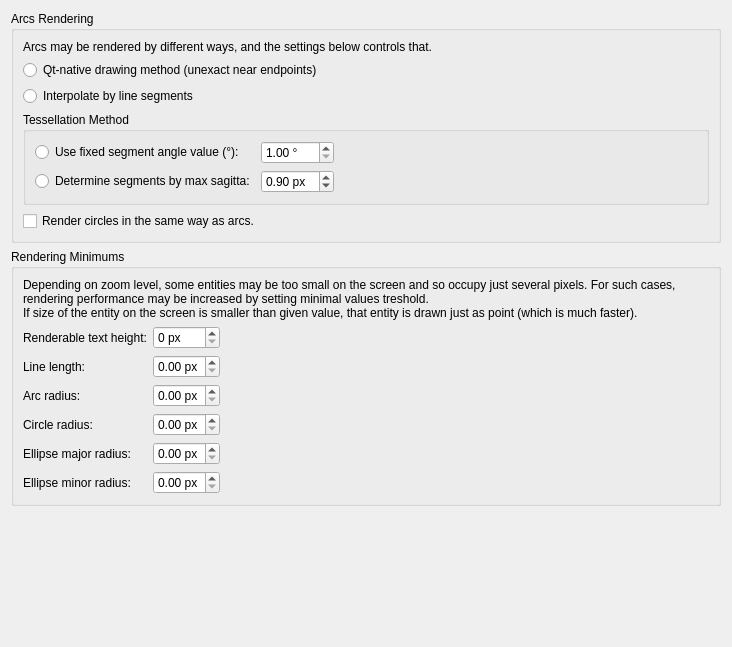
<?xml version="1.0" encoding="UTF-8"?>
<ui version="4.0">
 <class>LC_SettingsPageRendererAdvanced</class>
 <widget class="QWidget" name="LC_SettingsPageRendererAdvanced">
  <property name="geometry">
   <rect>
    <x>0</x>
    <y>0</y>
    <width>732</width>
    <height>647</height>
   </rect>
  </property>
  <layout class="QVBoxLayout" name="mainLayout">
   <item>
    <widget class="QGroupBox" name="gbArcs">
     <property name="title">
      <string>Arcs Rendering</string>
     </property>
     <layout class="QVBoxLayout" name="layArcs">
      <item>
       <widget class="QLabel" name="label">
        <property name="text">
         <string>Arcs may be rendered by different ways, and the settings below controls that.</string>
        </property>
        <property name="wordWrap">
         <bool>true</bool>
        </property>
       </widget>
      </item>
      <item>
       <widget class="QRadioButton" name="rbRenderArcQT">
        <property name="toolTip">
         <string>Standard Rendering

If this method is selected, arcs are drawn using
methods of QT library.  On large zooms, arcs may be
rendered with errors near endpoints.</string>
        </property>
        <property name="text">
         <string>Qt-native drawing method (unexact near endpoints)</string>
        </property>
       </widget>
      </item>
      <item>
       <widget class="QRadioButton" name="rbRenderArcInterpolate">
        <property name="toolTip">
         <string>Arcs By Lines

If selected, archs are drawn using staight line chord segments
interpolation. This eliminates drawing artefacts near to 
endpoints, yet in some cases resulting arcs may be less
smooth, yet without drawing errors near endpoints on large zooms.
</string>
        </property>
        <property name="text">
         <string>Interpolate by line segments</string>
        </property>
       </widget>
      </item>
      <item>
       <widget class="QGroupBox" name="gbInterpolateMethod">
        <property name="title">
         <string>Tessellation Method</string>
        </property>
        <layout class="QGridLayout" name="gridLayout">
         <item row="1" column="1">
          <widget class="QDoubleSpinBox" name="sbRenderArcMaxSagitta">
           <property name="toolTip">
            <string>Max Error

Maximum allowable distance (in pixels)
between chord and true arc curve that 
represents maximal interpolation error.</string>
           </property>
           <property name="prefix">
            <string/>
           </property>
           <property name="suffix">
            <string> px</string>
           </property>
           <property name="decimals">
            <number>2</number>
           </property>
           <property name="minimum">
            <double>0.050000000000000</double>
           </property>
           <property name="maximum">
            <double>20.000000000000000</double>
           </property>
           <property name="singleStep">
            <double>0.050000000000000</double>
           </property>
           <property name="value">
            <double>0.900000000000000</double>
           </property>
          </widget>
         </item>
         <item row="0" column="1">
          <widget class="QDoubleSpinBox" name="sbRenderArcSegmentAngle">
           <property name="toolTip">
            <string>Fixed Segment Angle

Value of fixed central angle (in degrees)
for each interpolation segment.</string>
           </property>
           <property name="suffix">
            <string> °</string>
           </property>
           <property name="minimum">
            <double>1.000000000000000</double>
           </property>
           <property name="maximum">
            <double>30.000000000000000</double>
           </property>
          </widget>
         </item>
         <item row="1" column="0">
          <widget class="QRadioButton" name="rbRenderArcMethodSagitta">
           <property name="toolTip">
            <string>Maximal Error

If selected, subdivide arcs adaptively so the angle
of the line interpolation segment is calculated to 
ensure that resulting sagitta (height of arc segment) that 
represents a maximal distance between interpolated and 
true arc is less than specified. </string>
           </property>
           <property name="text">
            <string>Determine segments by max sagitta:</string>
           </property>
          </widget>
         </item>
         <item row="0" column="0">
          <widget class="QRadioButton" name="rbRenderArcMethodFixed">
           <property name="toolTip">
            <string>Fixed Segments Amount

If selected, subdivide arcs by a fixed angular segment increments
with specified fixed angle of line interpolation segment. 
Smaller angle deliver more smooth arc yet is slower..</string>
           </property>
           <property name="text">
            <string>Use fixed segment angle value (°):</string>
           </property>
          </widget>
         </item>
         <item row="0" column="2">
          <spacer name="horizontalSpacer">
           <property name="orientation">
            <enum>Qt::Orientation::Horizontal</enum>
           </property>
           <property name="sizeHint" stdset="0">
            <size>
             <width>0</width>
             <height>0</height>
            </size>
           </property>
          </spacer>
         </item>
        </layout>
       </widget>
      </item>
      <item>
       <widget class="QCheckBox" name="cbRenderCirclesAsArcs">
        <property name="toolTip">
         <string>Render Cricles

If selected, the same rendering settings
will be applied also to circles rendering.</string>
        </property>
        <property name="text">
         <string>Render circles in the same way as arcs.</string>
        </property>
       </widget>
      </item>
     </layout>
    </widget>
   </item>
   <item>
    <widget class="QGroupBox" name="gbMinimums">
     <property name="title">
      <string>Rendering Minimums</string>
     </property>
     <layout class="QGridLayout" name="gridLayout_2">
      <item row="5" column="0">
       <widget class="QLabel" name="lblRenderMinEllipseMajor">
        <property name="text">
         <string>Ellipse major radius:</string>
        </property>
       </widget>
      </item>
      <item row="3" column="0">
       <widget class="QLabel" name="lblRenderMinArcRadius">
        <property name="text">
         <string>Arc radius:</string>
        </property>
       </widget>
      </item>
      <item row="2" column="1">
       <widget class="QDoubleSpinBox" name="sbRenderMinLineLen">
        <property name="toolTip">
         <string>Minimal Line Length

If screen length of the line in pixels is less than
given value, the line is drawn as point.</string>
        </property>
        <property name="suffix">
         <string> px</string>
        </property>
        <property name="decimals">
         <number>2</number>
        </property>
        <property name="maximum">
         <double>5.000000000000000</double>
        </property>
        <property name="singleStep">
         <double>0.500000000000000</double>
        </property>
       </widget>
      </item>
      <item row="3" column="1">
       <widget class="QDoubleSpinBox" name="sbRenderMinArcRadius">
        <property name="toolTip">
         <string>Minimal Arc Screen Radius

If screen radius of arc in pixels is less than
provided value, the arc is drawn as point.
</string>
        </property>
        <property name="suffix">
         <string> px</string>
        </property>
        <property name="decimals">
         <number>2</number>
        </property>
        <property name="maximum">
         <double>5.000000000000000</double>
        </property>
        <property name="singleStep">
         <double>0.500000000000000</double>
        </property>
       </widget>
      </item>
      <item row="6" column="0">
       <widget class="QLabel" name="lblRenderMinEllipseMinor">
        <property name="text">
         <string>Ellipse minor radius:</string>
        </property>
       </widget>
      </item>
      <item row="2" column="0">
       <widget class="QLabel" name="lblRenderMinLineLen">
        <property name="text">
         <string>Line length:</string>
        </property>
       </widget>
      </item>
      <item row="4" column="0">
       <widget class="QLabel" name="lblRenderMinCircleRadius">
        <property name="text">
         <string>Circle radius:</string>
        </property>
       </widget>
      </item>
      <item row="6" column="1">
       <widget class="QDoubleSpinBox" name="sbRenderMinEllipseMinor">
        <property name="toolTip">
         <string>Minimal Ellipse Minor Radius

If screen size for minor ellipse axis is less than
specified value, the ellipse is drawn as line.</string>
        </property>
        <property name="suffix">
         <string> px</string>
        </property>
        <property name="decimals">
         <number>2</number>
        </property>
        <property name="maximum">
         <double>5.000000000000000</double>
        </property>
        <property name="singleStep">
         <double>0.500000000000000</double>
        </property>
       </widget>
      </item>
      <item row="4" column="1">
       <widget class="QDoubleSpinBox" name="sbRenderMinCircleRadius">
        <property name="toolTip">
         <string>Minimum Circle Screen Radius

If screen radius of circle in pixels is less than provided
value, the circle is drawn as point.</string>
        </property>
        <property name="suffix">
         <string> px</string>
        </property>
        <property name="decimals">
         <number>2</number>
        </property>
        <property name="maximum">
         <double>5.000000000000000</double>
        </property>
        <property name="singleStep">
         <double>0.500000000000000</double>
        </property>
       </widget>
      </item>
      <item row="1" column="1">
       <widget class="QSpinBox" name="sbTextMinHeight">
        <property name="toolTip">
         <string>Minimal Text Height

If screen pixel height of text line on the screen is
less than specified pixels, placholder line will be 
drawn instead of text line.</string>
        </property>
        <property name="suffix">
         <string> px</string>
        </property>
        <property name="minimum">
         <number>0</number>
        </property>
        <property name="maximum">
         <number>15</number>
        </property>
       </widget>
      </item>
      <item row="1" column="0">
       <widget class="QLabel" name="lblTextMinHeight">
        <property name="text">
         <string>Renderable text height:</string>
        </property>
       </widget>
      </item>
      <item row="5" column="1">
       <widget class="QDoubleSpinBox" name="sbRenderMinEllipseMajor">
        <property name="toolTip">
         <string>Minimal Ellipse Major Screen Radius

If screen size in pixels for major ellipse axis is less than
specified value, the ellipse is drawn as point.</string>
        </property>
        <property name="suffix">
         <string> px</string>
        </property>
        <property name="decimals">
         <number>2</number>
        </property>
        <property name="maximum">
         <double>5.000000000000000</double>
        </property>
        <property name="singleStep">
         <double>0.500000000000000</double>
        </property>
       </widget>
      </item>
      <item row="2" column="2">
       <spacer name="horizontalSpacer_2">
        <property name="orientation">
         <enum>Qt::Orientation::Horizontal</enum>
        </property>
        <property name="sizeHint" stdset="0">
         <size>
          <width>0</width>
          <height>0</height>
         </size>
        </property>
       </spacer>
      </item>
      <item row="0" column="0" colspan="3">
       <widget class="QLabel" name="label_2">
        <property name="text">
         <string>Depending on zoom level, some entities may be too small on the screen and so occupy just several pixels. For such cases, rendering performance may be increased by setting minimal values treshold.
If size of the entity on the screen is smaller than given value, that entity is drawn just as point (which is much faster).</string>
        </property>
        <property name="wordWrap">
         <bool>true</bool>
        </property>
       </widget>
      </item>
     </layout>
    </widget>
   </item>
   <item>
    <spacer name="verticalSpacer">
     <property name="orientation">
      <enum>Qt::Orientation::Vertical</enum>
     </property>
     <property name="sizeHint" stdset="0">
      <size>
       <width>0</width>
       <height>0</height>
      </size>
     </property>
    </spacer>
   </item>
  </layout>
 </widget>
 <resources/>
 <connections/>
</ui>
